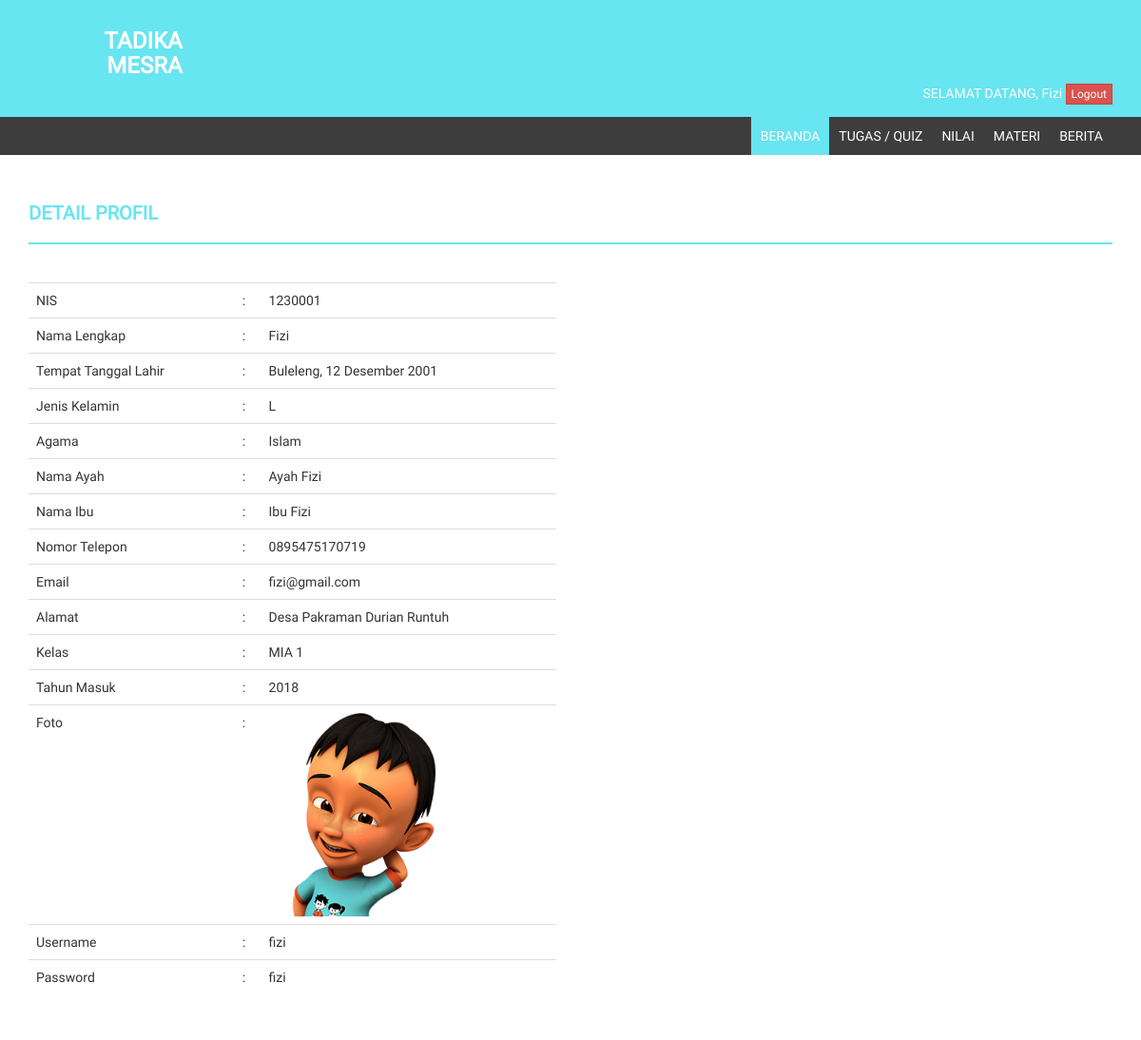
The page /?hal=detailprofil (signed in) on the database its author committed.
### tables this page shows
CREATE TABLE `tb_siswa` (
  `id_siswa` int(11) NOT NULL,
  `nis` varchar(20) NOT NULL,
  `nama_lengkap` varchar(50) NOT NULL,
  `tempat_lahir` varchar(20) NOT NULL,
  `tgl_lahir` date NOT NULL,
  `jenis_kelamin` enum('L','P') NOT NULL,
  `agama` varchar(20) NOT NULL,
  `nama_ayah` varchar(50) NOT NULL,
  `nama_ibu` varchar(50) NOT NULL,
  `no_telp` varchar(15) NOT NULL,
  `email` varchar(100) NOT NULL,
  `alamat` text NOT NULL,
  `id_kelas` int(11) NOT NULL,
  `thn_masuk` int(5) NOT NULL,
  `foto` varchar(100) NOT NULL,
  `username` varchar(40) NOT NULL,
  `password` varchar(40) NOT NULL,
  `pass` varchar(40) NOT NULL,
  `status` enum('aktif','tidak aktif') NOT NULL
);

CREATE TABLE `tb_kelas` (
  `id_kelas` int(11) NOT NULL,
  `nama_kelas` varchar(50) NOT NULL,
  `ruang` varchar(20) NOT NULL,
  `wali_kelas` int(5) NOT NULL,
  `ketua_kelas` int(5) NOT NULL
);

### koneksi.php (called while the page is built, shortened)
<?php
function tgl_indo($tgl){
	$tanggal = substr($tgl,8,2);
	$bulan 	 = getBulan(substr($tgl,5,2));
	$tahun 	 = substr($tgl,0,4);
	return $tanggal.' '.$bulan.' '.$tahun;
}
function getBulan($bln){
	switch ($bln){
		case 12:
			return "Desember";
			break;
	}
}
?>

### inc/beranda.php (the view)
<?php
$sql_siswa = mysqli_query($db, "SELECT * FROM tb_siswa JOIN tb_kelas ON tb_siswa.id_kelas = tb_kelas.id_kelas WHERE id_siswa = '$_SESSION[siswa]'") or die ($db->error);
$data = mysqli_fetch_array($sql_siswa);
if(@$_GET['hal'] == '') { ?>
    <div class="row">
        <div class="col-md-12">
            <h4 class="page-head-line">Beranda</h4>
        </div>
    </div>
    <div class="row">
        <div class="col-md-12">
            <div class="alert alert-success">
                Hai, <?php echo $data_terlogin['nama_lengkap']; ?>.<br />
                Selamat datang di e-learning<br />
                Silahkan pilih menu sesuai kebutuhan Anda, jika ada yang kurang jelas silahkan bertanya kepada administrator atau guru yang bersangkutan.
            </div>
            <center><a href="?hal=detailprofil" class="btn btn-info btn-sm">Detail Profile</a> <a href="?hal=editprofil" class="btn btn-primary btn-sm">Edit Profile</a></center>
        </div>
    </div>
<?php
} else if(@$_GET['hal'] == 'detailprofil') { ?>
    <div class="row">
        <div class="col-md-12">
            <h4 class="page-head-line">Detail Profil</h4>
        </div>
    </div>
    <div class="row">
        <div class="col-md-6">
            <div class="table-responsive">
                <table class="table">
                    <tr>
                        <td>NIS</td>
                        <td>:</td>
                        <td><?php echo $data['nis']; ?></td>
                    </tr>
                    <tr>
                        <td>Nama Lengkap</td>
                        <td>:</td>
                        <td><?php echo $data['nama_lengkap']; ?></td>
                    </tr>
                    <tr>
                        <td>Tempat Tanggal Lahir</td>
                        <td>:</td>
                        <td><?php echo $data['tempat_lahir'].", ".tgl_indo($data['tgl_lahir']); ?></td>
                    </tr>
                    <tr>
                        <td>Jenis Kelamin</td>
                        <td>:</td>
                        <td><?php echo $data['jenis_kelamin']; ?></td>
                    </tr>
                    <tr>
                        <td>Agama</td>
                        <td>:</td>
                        <td><?php echo $data['agama']; ?></td>
                    </tr>
                    <tr>
                        <td>Nama Ayah</td>
                        <td>:</td>
                        <td><?php echo $data['nama_ayah']; ?></td>
                    </tr>
                    <tr>
                        <td>Nama Ibu</td>
                        <td>:</td>
                        <td><?php echo $data['nama_ibu']; ?></td>
                    </tr>
                    <tr>
                        <td>Nomor Telepon</td>
                        <td>:</td>
                        <td><?php echo $data['no_telp']; ?></td>
                    </tr>
                    <tr>
                        <td>Email</td>
                        <td>:</td>
                        <td><?php echo $data['email']; ?></td>
                    </tr>
                    <tr>
                        <td>Alamat</td>
                        <td>:</td>
                        <td><?php echo $data['alamat']; ?></td>
                    </tr>
                    <tr>
                        <td>Kelas</td>
                        <td>:</td>
                        <td><?php echo $data['nama_kelas']; ?></td>
                    </tr>
                    <tr>
                        <td>Tahun Masuk</td>
                        <td>:</td>
                        <td><?php echo $data['thn_masuk']; ?></td>
                    </tr>
                    <tr>
                        <td>Foto</td>
                        <td>:</td>
                        <td><img src="./img/foto_siswa/<?php echo $data['foto']; ?>" width="200px" /></td>
                    </tr>
                    <tr>
                        <td>Username</td>
                        <td>:</td>
                        <td><?php echo $data['username']; ?></td>
                    </tr>
                    <tr>
                        <td>Password</td>
                        <td>:</td>
                        <td><?php echo $data['pass']; ?></td>
                    </tr>
                </table>
            </div>
        </div>
    </div>
    <?php
} else if(@$_GET['hal'] == 'editprofil') { ?>
    <div class="row">
        <div class="col-md-12">
            <h4 class="page-head-line">Edit Profil</h4>
        </div>
    </div>
    <div class="row">
        <div class="col-md-6">
            <form method="post" enctype="multipart/form-data">
                NIS* :<input type="text" name="nis" value="<?php echo $data['nis']; ?>" class="form-control" required />
                Nama Lengkap* : <input type="text" name="nama_lengkap" value="<?php echo $data['nama_lengkap']; ?>" class="form-control" required />
                Tempat Lahir* : <input type="text" name="tempat_lahir" value="<?php echo $data['tempat_lahir']; ?>" class="form-control" required />
                Tanggal Lahir* : <input type="date" name="tgl_lahir" value="<?php echo $data['tgl_lahir']; ?>" class="form-control" required />
                Jenis Kelamin* :
                <select name="jenis_kelamin" class="form-control" required>
                    <option value="L">Laki-laki</option>
                    <option value="P" <?php if($data['jenis_kelamin'] == 'P') { echo "selected"; } ?>>Perempuan</option>
                </select>
                Agama* :
                <select name="agama" class="form-control" required>
                    <option value="Islam">Islam</option>
                    <option value="Kristen" <?php if($data['agama'] == 'Kristen') { echo "selected"; } ?>>Kristen</option>
                    <option value="Katholik" <?php if($data['agama'] == 'Katholik') { echo "selected"; } ?>>Katholik</option>
                    <option value="Hindu" <?php if($data['agama'] == 'Hindu') { echo "selected"; } ?>>Hindu</option>
                    <option value="Budha" <?php if($data['agama'] == 'Budha') { echo "selected"; } ?>>Budha</option>
                    <option value="Konghucu" <?php if($data['agama'] == 'Konghucu') { echo "selected"; } ?>>Konghucu</option>
                </select>
                Nama Ayah* : <input type="text" name="nama_ayah" value="<?php echo $data['nama_ayah']; ?>" class="form-control" required />
                Nama Ibu* : <input type="text" name="nama_ibu" value="<?php echo $data['nama_ibu']; ?>" class="form-control" required />
                Nomor Telepon : <input type="text" name="no_telp" value="<?php echo $data['no_telp']; ?>" class="form-control" />
                Email : <input type="email" name="email" value="<?php echo $data['email']; ?>" class="form-control" />
                Alamat* : <textarea name="alamat" class="form-control" rows="3" required><?php echo $data['alamat']; ?></textarea>
                Kelas* :
                <select name="kelas" class="form-control" required>
                    <option value="<?php echo $data['id_kelas']; ?>"><?php echo $data['nama_kelas']; ?></option>
                    <option value="">- Pilih -</option>
                    <?php
                    $sql_kelas = mysqli_query($db, "SELECT * from tb_kelas") or die ($db->error);
                    while($data_kelas = mysqli_fetch_array($sql_kelas)) {
                        echo '<option value="'.$data_kelas['id_kelas'].'">'.$data_kelas['nama_kelas'].'</option>';
                    } ?>
                </select>
                Tahun Masuk* :
                <select name="thn_masuk" class="form-control" required>
                    <option value="<?php echo $data['thn_masuk']; ?>"><?php echo $data['thn_masuk']; ?></option>
                    <option value="">- Pilih -</option>
                    <?php
                    for ($i = 2020; $i >= 2000; $i--) {
                        echo '<option value="'.$i.'">'.$i.'</option>';
                    } ?>
                </select>
                Foto : <br /><img src="./img/foto_siswa/<?php echo $data['foto']; ?>" width="150px" style="margin-bottom:5px;" /><input type="file" name="gambar" class="form-control" />
                Username* : <input type="text" name="user" value="<?php echo $data['username']; ?>" class="form-control" required />
                Password* : <input type="text" name="pass" value="<?php echo $data['pass']; ?>" class="form-control" required />
                <hr />
                <input type="submit" name="simpan" value="Simpan" class="btn btn-info" />
                <input type="reset" class="btn btn-danger" />
            </form>
            <?php
            if(@$_POST['simpan']) {
                $nis = @mysqli_real_escape_string($db, $_POST['nis']);
                $nama_lengkap = @mysqli_real_escape_string($db, $_POST['nama_lengkap']);
                $tempat_lahir = @mysqli_real_escape_string($db, $_POST['tempat_lahir']);
                $tgl_lahir = @mysqli_real_escape_string($db, $_POST['tgl_lahir']);
                $jenis_kelamin = @mysqli_real_escape_string($db, $_POST['jenis_kelamin']);
                $agama = @mysqli_real_escape_string($db, $_POST['agama']);
                $nama_ayah = @mysqli_real_escape_string($db, $_POST['nama_ayah']);
                $nama_ibu = @mysqli_real_escape_string($db, $_POST['nama_ibu']);
                $no_telp = @mysqli_real_escape_string($db, $_POST['no_telp']);
                $email = @mysqli_real_escape_string($db, $_POST['email']);
                $alamat = @mysqli_real_escape_string($db, $_POST['alamat']);
                $kelas = @mysqli_real_escape_string($db, $_POST['kelas']);
                $thn_masuk = @mysqli_real_escape_string($db, $_POST['thn_masuk']);
                $user = @mysqli_real_escape_string($db, $_POST['user']);
                $pass = @mysqli_real_escape_string($db, $_POST['pass']);
                $sumber = @$_FILES['gambar']['tmp_name'];
                $target = 'img/foto_siswa/';
                $nama_gambar = @$_FILES['gambar']['name'];
                if($nama_gambar == '') {
                    mysqli_query($db, "UPDATE tb_siswa SET nis = '$nis', nama_lengkap = '$nama_lengkap', tempat_lahir = '$tempat_lahir', tgl_lahir = '$tgl_lahir', jenis_kelamin = '$jenis_kelamin', agama = '$agama', nama_ayah = '$nama_ayah', nama_ibu = '$nama_ibu', no_telp = '$no_telp', email = '$email', alamat = '$alamat', id_kelas = '$kelas', thn_masuk = '$thn_masuk', username = '$user', password = md5('$pass'), pass = '$pass' WHERE id_siswa = '$_SESSION[siswa]'") or die ($db->error);
                    echo '<script>window.location="?hal=detailprofil";</script>';
                } else {
                    if(move_uploaded_file($sumber, $target.$nama_gambar)) {
                        mysqli_query($db, "UPDATE tb_siswa SET nis = '$nis', nama_lengkap = '$nama_lengkap', tempat_lahir = '$tempat_lahir', tgl_lahir = '$tgl_lahir', jenis_kelamin = '$jenis_kelamin', agama = '$agama', nama_ayah = '$nama_ayah', nama_ibu = '$nama_ibu', no_telp = '$no_telp', email = '$email', alamat = '$alamat', id_kelas = '$kelas', thn_masuk = '$thn_masuk', foto = '$nama_gambar', username = '$user', password = md5('$pass'), pass = '$pass' WHERE id_siswa = '$_SESSION[siswa]'") or die ($db->error);
                        echo '<script>window.location="?hal=detailprofil";</script>';
                    } else {
                        echo '<script>alert("Gagal mengedit info profil, foto gagal diupload, coba lagi!");</script>';
                    }
                }
            }
            ?>
        </div>
    </div>
<?php
} ?>

### index.php (shortened to what this page needs)
<?php
include "koneksi.php";
if(!@$_SESSION['siswa']) {
    if(@$_GET['hal'] == 'daftar') {
        include "register.php";
    } else {
        include "login.php";
    }
} else { ?>
<!DOCTYPE html>
<html>
<head>
    <link href="style/assets/css/bootstrap.css" rel="stylesheet" />
    <link href="style/assets/css/font-awesome.css" rel="stylesheet" />
    <link href="style/assets/css/style.css" rel="stylesheet" />
</head>
<body>
<?php
$sql_terlogin = mysqli_query($db, "SELECT * FROM tb_siswa JOIN tb_kelas ON tb_siswa.id_siswa = '$_SESSION[siswa]' AND tb_kelas.id_kelas = tb_siswa.id_kelas") or die ($db->error);
$data_terlogin = mysqli_fetch_array($sql_terlogin);
?>
    <header>
        <h3><b class="col-md-2">TADIKA MESRA</b></h3>
        <div class="container">
            <div class="row">
                <div class="col-md-12">
                    SELAMAT DATANG, <?php echo ucfirst($data_terlogin['username']); ?> <a href="inc/logout.php?sesi=siswa" class="btn btn-xs btn-danger">Logout</a>
                </div>
            </div>
        </div>
    </header>
    <section class="menu-section">
        <div class="container">
            <div class="row">
                <div class="col-md-12">
                    <div class="navbar-collapse collapse ">
                        <ul id="menu-top" class="nav navbar-nav navbar-right">
                            <li><a <?php if(@$_GET['page'] == '') { echo 'class="menu-top-active"'; } ?> href="./">Beranda</a></li>
                            <li><a <?php if(@$_GET['page'] == 'quiz') { echo 'class="menu-top-active"'; } ?> href="?page=quiz">Tugas / Quiz</a></li>
                            <li><a <?php if(@$_GET['page'] == 'nilai') { echo 'class="menu-top-active"'; } ?> href="?page=nilai">Nilai</a></li>
                            <li><a <?php if(@$_GET['page'] == 'materi') { echo 'class="menu-top-active"'; } ?> href="?page=materi">Materi</a></li>
                            <li><a <?php if(@$_GET['page'] == 'berita') { echo 'class="menu-top-active"'; } ?> href="?page=berita">Berita</a></li>
                        </ul>
                    </div>
                </div>
            </div>
        </div>
    </section>
    <div class="content-wrapper">
        <div class="container" id="wadah">
        <?php
        if(@$_GET['page'] == '') {
            include "inc/beranda.php";
        } else if(@$_GET['page'] == 'quiz') {
            include "inc/quiz.php";
        } else if(@$_GET['page'] == 'nilai') {
            include "inc/nilai.php";
        } else if(@$_GET['page'] == 'materi') {
            include "inc/materi.php";
        } else if(@$_GET['page'] == 'berita') {
            include "inc/berita.php";
        } ?>
        </div>
    </div>
</body>
</html>
<?php
}
?>

### style/assets/css/style.css (style rules this page uses)
body { font-family: 'Roboto', sans-serif; line-height: 30px; }
.content-wrapper { margin-top: 40px; min-height: 600px; padding-bottom: 60px; }
.page-head-line { font-weight: 900; padding-bottom: 20px; border-bottom: 2px solid #67e5f0; text-transform: uppercase; color: #67e5f0; font-size: 20px; margin-bottom: 40px; }
.btn { border-radius: 0px; -webkit-border-radius: 0px; -moz-border-radius: 0px; }
header { background-color: #67e5f0; color: #fff; padding: 10px; text-align: right; }
.menu-section { background-color: #3D3D3D; }
#menu-top a { color: #FFF; text-decoration: none; font-weight: 500; padding: 10px 10px 10px 10px; text-transform: uppercase; }
.menu-top-active { background-color: #67e5f0; }

### rows shown on the page
tb_siswa: username "Fizi", nis "1230001", nama_lengkap "Fizi", tempat_lahir "Buleleng", tgl_lahir "12 Desember 2001", jenis_kelamin "L", agama "Islam", nama_ayah "Ayah Fizi", nama_ibu "Ibu Fizi", no_telp "0895475170719", email "fizi@gmail.com", alamat "Desa Pakraman Durian Runtuh", id_kelas.nama_kelas "MIA 1", thn_masuk "2018", foto (picture), username "fizi", pass "fizi"
